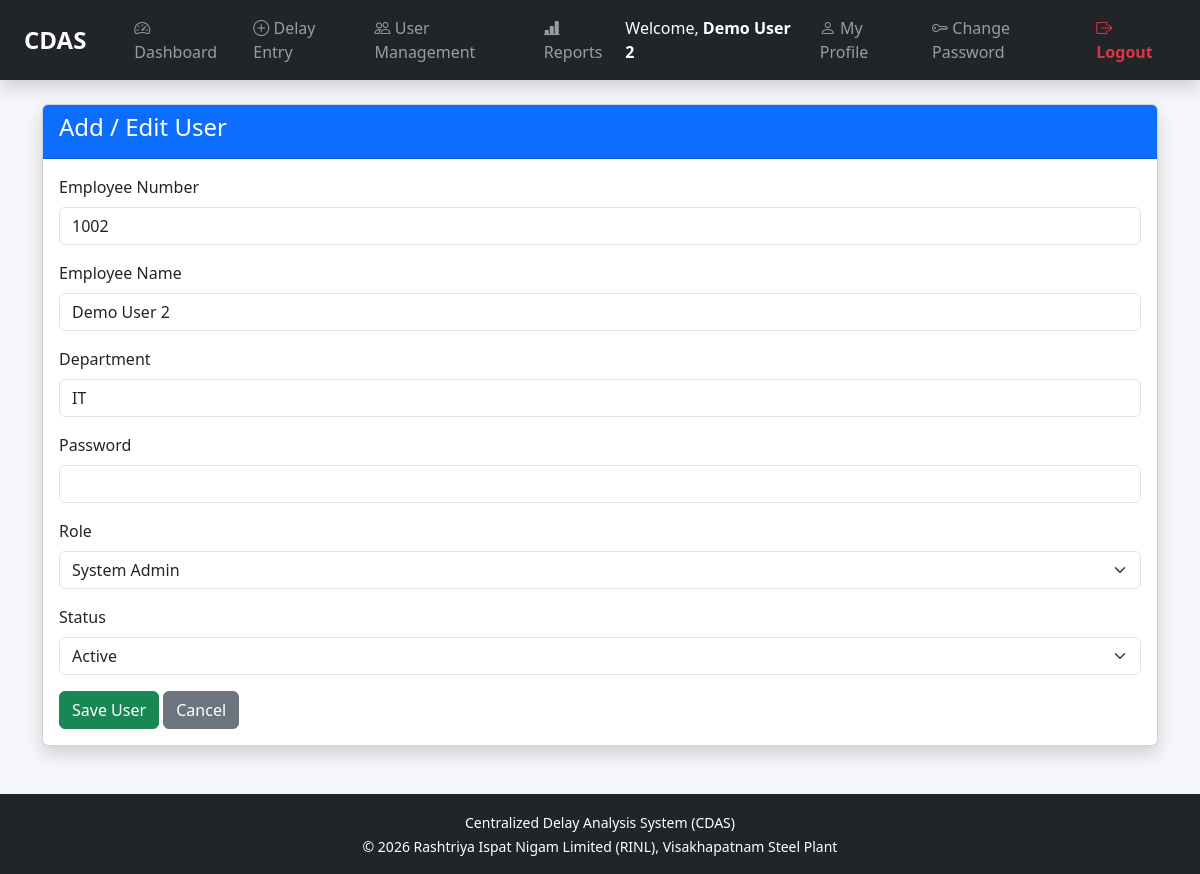
Screenshot of /users/edit/1/ (signed in) with the database file from the repository.
### accounts/models.py (models this page shows, shortened)
class User(models.Model):
    ROLE_CHOICES = [
        ("sys_admin", "System Admin"),
        ("dept_admin", "Department Admin"),
        ("dept_user", "Department User"),
        ("ppm_admin", "PPM Admin"),
        ("ppm_user", "PPM User"),
    ]
    STATUS_CHOICES = [
        ("Active", "Active"),
        ("Inactive", "Inactive"),
    ]
    emp_no = models.CharField(max_length=20, unique=True)
    emp_name = models.CharField(max_length=100)
    department = models.CharField(max_length=100, blank=True)
    password = models.CharField(max_length=100)
    role = models.CharField(
        max_length=20,
        choices=ROLE_CHOICES,
        default="dept_user"
    )
    status = models.CharField(
        max_length=10,
        choices=STATUS_CHOICES,
        default="Active"
    )

### accounts/views.py (the view, shortened to what this page needs)
def user_edit(request, id):
    if "emp_no" not in request.session:
        return redirect("login")
    user = get_object_or_404(User, id=id)
    return render(
        request,
        "accounts/user_form.html",
        {"user": user}
    )

### accounts/templates/accounts/user_form.html (shortened to what this page needs)
{% extends "base.html" %}
{% block content %}
<div class="container mt-4">
    <div class="card shadow">
        <div class="card-header bg-primary text-white">
            <h4>Add / Edit User</h4>
        </div>
        <div class="card-body">
            <form method="POST">
                <div class="mb-3">
                    <label class="form-label">Employee Number</label>
                    <input
                        type="text"
                        name="emp_no"
                        class="form-control"
                        value="{{ user.emp_no|default:'' }}"
                        required>
                </div>
                <div class="mb-3">
                    <label class="form-label">Employee Name</label>
                    <input
                        type="text"
                        name="emp_name"
                        class="form-control"
                        value="{{ user.emp_name|default:'' }}"
                        required>
                </div>
                <div class="mb-3">
                    <label class="form-label">Department</label>
                    <input
                        type="text"
                        name="department"
                        class="form-control"
                        value="{{ user.department|default:'' }}"
                        placeholder="Enter Department"
                        required>
                </div>
                <div class="mb-3">
                    <label class="form-label">Password</label>
                    <input
                        type="password"
                        name="password"
                        class="form-control"
                        required>
                </div>
                <div class="mb-3">
                    <label class="form-label">Role</label>
                    <select name="role" class="form-select">
    <option value="sys_admin" {% if user.role == "sys_admin" %}selected{% endif %}>System Admin</option>
</select>
                </div>
                <div class="mb-3">
                    <label class="form-label">Status</label>
                    <select name="status" class="form-select">
    <option value="Active" {% if user.status == "Active" %}selected{% endif %}>Active</option>
</select>
                </div>
                <button type="submit" class="btn btn-success">
                    Save User
                </button>
                <a href="{% url 'user_list' %}" class="btn btn-secondary">
                    Cancel
                </a>
            </form>
        </div>
    </div>
</div>
{% endblock %}

### templates/base.html (shortened to what this page needs)
<!DOCTYPE html>
<html lang="en">
<head>
{% load static %}
<link href="https://cdn.jsdelivr.net/npm/bootstrap@5.3.3/dist/css/bootstrap.min.css"
rel="stylesheet">
<link href="https://cdn.jsdelivr.net/npm/bootstrap-icons@1.11.3/font/bootstrap-icons.css"
rel="stylesheet">
<link rel="stylesheet"
href="{% static 'css/style.css' %}">
</head>
<body>
{% if request.session.emp_no %}
<nav class="navbar navbar-expand-lg navbar-dark bg-dark shadow">
<div class="container-fluid px-4">
<a class="navbar-brand fw-bold fs-4"
href="{% url 'dashboard' %}">
CDAS
</a>
<div class="collapse navbar-collapse"
id="navbarMenu">
<ul class="navbar-nav me-auto mb-2 mb-lg-0 ms-3">
<li class="nav-item">
<a class="nav-link px-3"
href="{% url 'dashboard' %}">
<i class="bi bi-speedometer2"></i>
Dashboard
</a>
</li>
<li class="nav-item">
<a class="nav-link px-3"
href="{% url 'delay_entry' %}">
<i class="bi bi-plus-circle"></i>
Delay Entry
</a>
</li>
<li class="nav-item">
<a class="nav-link px-3"
href="{% url 'user_list' %}">
<i class="bi bi-people"></i>
User Management
</a>
</li>
<li class="nav-item">
<a class="nav-link px-3"
href="{% url 'report_home' %}">
<i class="bi bi-bar-chart-line-fill"></i>
Reports
</a>
</li>
</ul>
<ul class="navbar-nav ms-auto align-items-center">
<li class="nav-item">
<span class="navbar-text text-white me-4">
Welcome,
<strong>
{{ request.session.emp_name|default:"System Admin" }}
</strong>
</span>
</li>
<li class="nav-item">
<a class="nav-link px-3"
href="{% url 'profile' %}">
<i class="bi bi-person"></i>
My Profile
</a>
</li>
<li class="nav-item">
<a class="nav-link px-3"
href="{% url 'change_password' %}">
<i class="bi bi-key"></i>
Change Password
</a>
</li>
<li class="nav-item">
<a class="nav-link text-danger fw-semibold px-3"
href="{% url 'logout' %}">
<i class="bi bi-box-arrow-right"></i>
Logout
</a>
</li>
</ul>
</div>
</div>
</nav>
{% endif %}
<div class="container-fluid px-4 mt-4">
{% block content %}
{% endblock %}
</div>
{% if request.session.emp_no %}
<footer class="bg-dark text-white text-center mt-5 py-3">
<small>
Centralized Delay Analysis System (CDAS)
<br>
© 2026 Rashtriya Ispat Nigam Limited (RINL), Visakhapatnam Steel Plant
</small>
</footer>
{% endif %}
</body>
</html>

### static/css/style.css (style rules this page uses)
body { background:#f4f6f9; }
.card { box-shadow:0px 2px 8px rgba(0,0,0,0.1); }
.card-header { font-weight:600; }

### rows the page displays
User: session.emp_name "Demo User 2", emp_no "1002", emp_name "Demo User 2", department "IT", status "Active"
